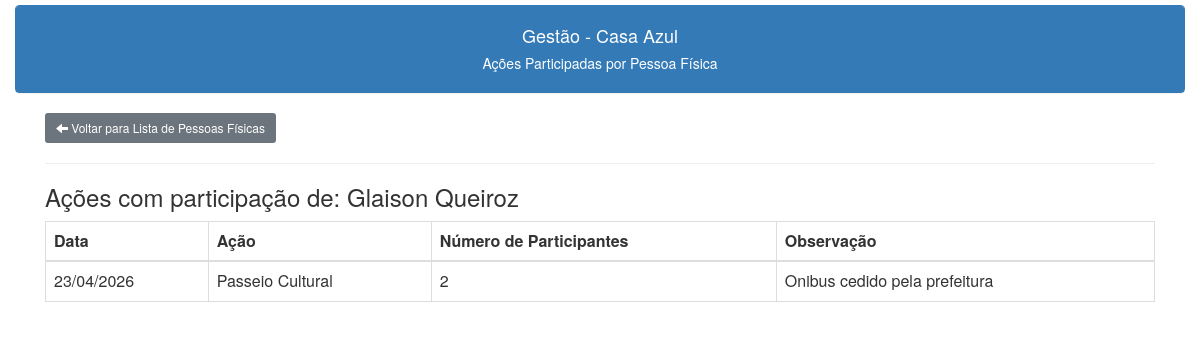
Page /pessoas/pessoas_acoes.php?id=4 (signed in) on the committed database.
### tables this page shows
CREATE TABLE IF NOT EXISTS `cadastro` (
  `id` int NOT NULL AUTO_INCREMENT,
  `nome` varchar(200) DEFAULT NULL,
  `datanasc` date DEFAULT NULL,
  `identidade` varchar(9) DEFAULT NULL,
  `cpf` varchar(11) DEFAULT NULL,
  `cep` varchar(12) DEFAULT NULL,
  `endereco` varchar(150) DEFAULT NULL,
  `bairro` varchar(120) DEFAULT NULL,
  `cidade` varchar(120) DEFAULT NULL,
  `nomepai` varchar(200) DEFAULT NULL,
  `nomemae` varchar(200) DEFAULT NULL,
  `fone1` varchar(20) DEFAULT NULL,
  `fone2` varchar(20) DEFAULT NULL,
  `fone3` varchar(20) DEFAULT NULL,
  `niss` varchar(11) DEFAULT NULL,
  `email` varchar(150) DEFAULT NULL,
  `data_cadastro` date DEFAULT NULL,
  `numerofilhos` int DEFAULT NULL,
  `sexo` char(1) DEFAULT NULL,
  `genero` char(1) DEFAULT NULL,
  `socio` char(1) DEFAULT NULL,
  `datasocio` date DEFAULT NULL,
  `observacao` blob,
  PRIMARY KEY (`id`)
);

CREATE TABLE IF NOT EXISTS `acoes` (
  `id` int NOT NULL AUTO_INCREMENT,
  `data` date NOT NULL,
  `descricao` varchar(200) DEFAULT NULL,
  `id_tipo_atividade` int DEFAULT NULL,
  `participantes` int DEFAULT NULL,
  `observacao` blob,
  PRIMARY KEY (`id`),
  KEY `FK_acoes_atividades` (`id_tipo_atividade`),
  CONSTRAINT `FK_acoes_atividades` FOREIGN KEY (`id_tipo_atividade`) REFERENCES `atividades` (`id`)
);

CREATE TABLE IF NOT EXISTS `atividades` (
  `id` int NOT NULL AUTO_INCREMENT,
  `descricao` varchar(200) DEFAULT NULL,
  `observacao` blob,
  PRIMARY KEY (`id`)
);

### pessoas/pessoas_acoes.php (the view, shortened to what this page needs)
<?php
include("../conexao.php");
include("../links.php");
?>
<!DOCTYPE html>
<html lang="pt-br">
<head>
</head>
<body>
    <div class="container-fluid">
        <div style="padding-top:5px;">
            <div class="panel panel-primary class">
                <div class="panel-heading text-center">
                    <h4>Gestão - Casa Azul</h4>
                    <h5>Ações Participadas por Pessoa Física<h5>
                </div>
            </div>
        </div>
        <div class="container content-box">
            <a class="btn btn-secondary btn-sm" href="/casaazul/pessoas/pessoas_lista.php"><span class="glyphicon glyphicon-arrow-left"></span> Voltar para Lista de Pessoas Físicas</a>
            <hr>
            <?php
            $c_sql = "SELECT acoes.`data`, acoes.descricao, atividades.descricao AS acao, acoes.participantes, acoes.observacao FROM participantes_acoes
JOIN acoes ON participantes_acoes.id_acao = acoes.id
JOIN atividades ON acoes.id_tipo_atividade = atividades.id
where participantes_acoes.id_participante = " . $_GET['id'];
            $result = $conection->query($c_sql);
            $c_sql_pessoa = "SELECT nome FROM cadastro WHERE id = " . $_GET['id'];
            $result_pessoa = $conection->query($c_sql_pessoa);
            if ($result_pessoa->num_rows > 0) {
                $row_pessoa = $result_pessoa->fetch_assoc();
                echo "<h3>Ações com participação de: " . $row_pessoa['nome'] . "</h3>";
            }
            if ($result->num_rows > 0) {
                echo "<table class='table table-bordered tablista'>
                        <thead>
                            <tr>
                                <th>Data</th>
                                <th>Ação</th>
                                <th>Número de Participantes</th>
                                <th>Observação</th>
                            </tr>
                        </thead>
                        <tbody>";
                while ($row = $result->fetch_assoc()) {
                    echo "<tr>
                            <td>" . date("d/m/Y", strtotime($row['data'])) . "</td>
                            <td>{$row['acao']}</td>
                            <td>{$row['participantes']}</td>
                            <td>{$row['observacao']}</td>
                        </tr>";
                }
                echo "</tbody></table>";
            } else {
                echo "<p>Nenhuma ação encontrada para esta pessoa física.</p>";
            }
            ?>
        </div>
    </div>
</body>
</html>

### rows in the picture
cadastro: nome "Glaison Queiroz"
acoes: data "23/04/2026", id_tipo_atividade.descricao "Passeio Cultural", participantes "2", observacao "Onibus cedido pela prefeitura"
